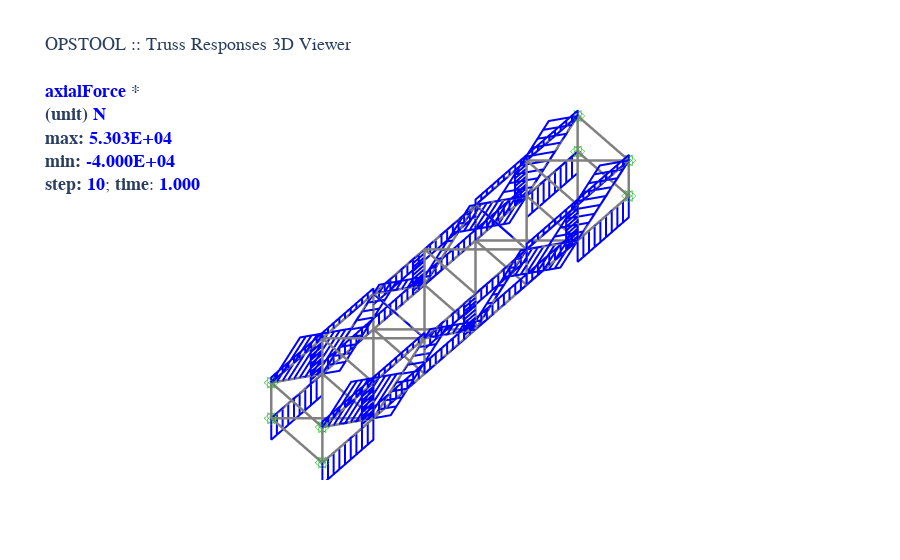

Here is the notebook cell this chart was saved with:
### Code cell
opsvis.set_plot_props(point_size=0)
opsvis.set_plot_colors(truss="gray", cmap="plasma")
fig = opsvis.plot_truss_responses(
    odb_tag=1,
    resp_type="axialForce",
    slides=False,
    step="absMax",
    alpha=2.0,
    line_width=4,
    unit_symbol="N",
    style="wireframe",
    color="blue",
    opacity=0.75,
    show_bc=True,
    bc_scale=1.5,
)
# fig.show(renderer="jupyterlab")
# fig.show(renderer="notebook")
# fig.show(renderer="browser")
fig.show()  # for auto
# fig.write_html("**.html")

### Figure 1 — Plotly figure (JSON) as saved in the notebook; plotly's stock layout.template omitted (floating-point values rounded to 4 significant figures; data arrays with more than 128 entries replaced by an {"elided": "..."} marker saying what was removed)
{"data": [{"connectgaps": false, "hoverinfo": "skip", "line": {"color": "blue", "width": 4}, "mode": "lines", "type": "scatter3d", "x": {"elided": "2592 float values"}, "y": {"elided": "2592 float values"}, "z": {"elided": "2592 float values"}}, {"connectgaps": false, "hoverinfo": "skip", "line": {"color": "gray", "width": 5}, "mode": "lines", "name": "Truss", "type": "scatter3d", "x": {"elided": "228 int values"}, "y": {"elided": "228 int values"}, "z": {"elided": "228 int values"}}, {"connectgaps": false, "hoverinfo": "skip", "line": {"color": "#15b01a", "width": 1}, "mode": "lines", "name": "BC", "type": "scatter3d", "x": {"elided": "144 int values"}, "y": {"elided": "144 int values"}, "z": {"elided": "144 int values"}}], "layout": {"autosize": true, "coloraxis": {"cmax": 53030.0, "cmin": -40000, "colorbar": {"tickfont": {"size": 13}, "title": {"font": {"size": 15}, "text": "<b><span style=\"color:blue; font-weight:bold\">axialForce</span> *</b><br><b>(unit) <span style=\"color:blue; font-weight:bold\">N</span></b><br><b>max:</b> <span style=\"color:blue; font-weight:bold\">5.303E+04</span><br><b>min:</b> <span style=\"color:blue; font-weight:bold\">-4.000E+04</span><br><b>step:</b> <span style=\"color:blue; font-weight:bold\">10</span>; <b>time</b>: <span style=\"color:blue; font-weight:bold\">1.000</span><br> <br>"}}, "colorscale": [[0, "#0d0887"], [0.1111, "#46039f"], [0.2222, "#7201a8"], [0.3333, "#9c179e"], [0.4444, "#bd3786"], [0.5556, "#d8576b"], [0.6667, "#ed7953"], [0.7778, "#fb9f3a"], [0.8889, "#fdca26"], [1, "#f0f921"]], "showscale": false}, "font": {"family": "Arial, sans-serif"}, "scene": {"aspectmode": "data", "camera": {"eye": {"x": -36000, "y": -36000, "z": 90000}, "projection": {"type": "orthographic"}}, "xaxis": {"showgrid": false, "visible": false, "zeroline": false}, "yaxis": {"showgrid": false, "visible": false, "zeroline": false}, "zaxis": {"showgrid": false, "visible": false, "zeroline": false}}, "showlegend": false, "title": {"font": {"size": 18}, "text": "OPSTOOL :: Truss Responses 3D Viewer</b><br><br><b><span style=\"color:blue; font-weight:bold\">axialForce</span> *</b><br><b>(unit) <span style=\"color:blue; font-weight:bold\">N</span></b><br><b>max:</b> <span style=\"color:blue; font-weight:bold\">5.303E+04</span><br><b>min:</b> <span style=\"color:blue; font-weight:bold\">-4.000E+04</span><br><b>step:</b> <span style=\"color:blue; font-weight:bold\">10</span>; <b>time</b>: <span style=\"color:blue; font-weight:bold\">1.000</span><br> <br>"}}}
